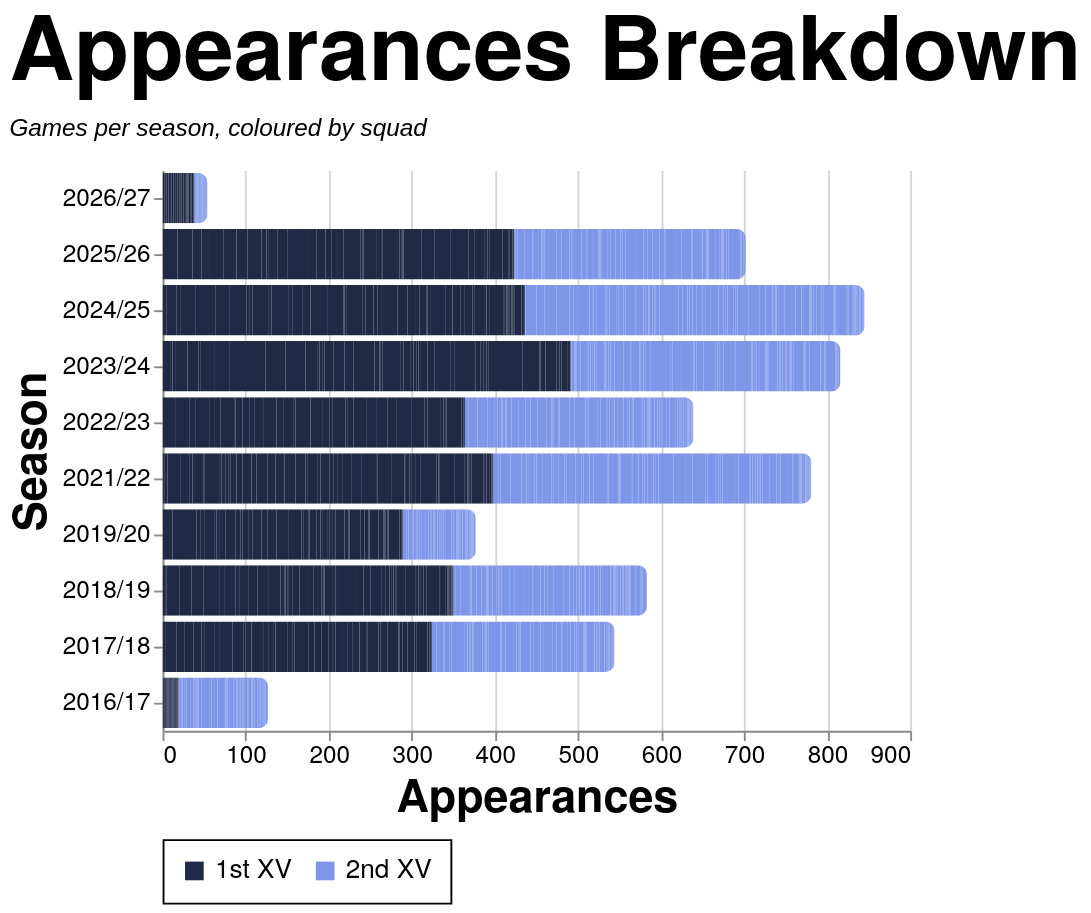

The Vega-Lite source for this figure:
### Vega-Lite specification from a JSON file in a GitHub repository (floating-point values rounded to 4 significant figures; data arrays with more than 128 entries replaced by an {"elided": "..."} marker saying what was removed)
{"config": {"axis": {"labelFont": "PT Sans Narrow, Helvetica Neue, Helvetica, Arial, sans-serif", "titleFont": "PT Sans Narrow, Helvetica Neue, Helvetica, Arial, sans-serif", "labelFontSize": 13, "titleFontSize": 24, "gridColor": "#202947", "gridOpacity": 0.2, "zindex": 1}, "text": {"font": "Lato, sans-serif"}, "bar": {"cornerRadiusEnd": 5}, "header": {"labelFont": "PT Sans Narrow, Helvetica Neue, Helvetica, Arial, sans-serif", "titleFont": "PT Sans Narrow, Helvetica Neue, Helvetica, Arial, sans-serif", "labelFontSize": 24, "titleFontSize": 28, "labelFontWeight": "bold", "orient": "left"}, "legend": {"labelFont": "PT Sans Narrow, Helvetica Neue, Helvetica, Arial, sans-serif", "titleFont": "PT Sans Narrow, Helvetica Neue, Helvetica, Arial, sans-serif", "labelFontSize": 14, "titleFontSize": 16, "titlePadding": 5, "fillColor": "white", "strokeColor": "black", "padding": 10, "titleFontWeight": "lighter", "titleFontStyle": "italic", "titleColor": "gray", "offset": 10}, "title": {"font": "PT Sans Narrow, Helvetica Neue, Helvetica, Arial, sans-serif", "fontSize": 48, "fontWeight": "bold", "anchor": "start", "align": "center", "titlePadding": 20, "subtitlePadding": 10, "subtitleFontSize": 13, "subtitleColor": "", "subtitleFontStyle": "italic", "offset": 15, "color": "black"}, "axisX": {"labelAngle": 0}, "facet": {"title": null, "header": null, "align": {"row": "each", "column": "each"}, "spacing": 10}, "resolve": {"scale": {"y": "independent", "facet": "independent"}}, "background": "transparent", "scale": {"offsetBandPaddingOuter": 0.2, "offsetBandPaddingInner": 0.1}, "view": {"stroke": null, "background": "transparent"}}, "data": {"name": "data-22f78186709bd440b5ebbdcccf1dcb78"}, "mark": {"type": "bar"}, "encoding": {"color": {"field": "color_value", "legend": {"orient": "bottom", "title": null}, "scale": {"domain": ["1st XV", "2nd XV"], "range": ["#202946", "#7d96e8"]}, "sort": {"field": "sum(apps)", "op": "sum", "order": "descending"}, "type": "nominal"}, "tooltip": [{"field": "player", "title": "Player", "type": "nominal"}, {"field": "season", "title": "Season", "type": "nominal"}, {"field": "color_value", "title": "Group", "type": "nominal"}, {"aggregate": "sum", "field": "apps", "title": "Appearances", "type": "quantitative"}], "x": {"aggregate": "sum", "field": "apps", "title": "Appearances", "type": "quantitative"}, "y": {"field": "season", "sort": {"field": "season_sort", "op": "max", "order": "descending"}, "title": "Season", "type": "nominal"}}, "height": {"step": 30}, "title": {"text": "Appearances Breakdown", "subtitle": "Games per season, coloured by squad"}, "width": 400, "$schema": "https://vega.github.io/schema/vega-lite/v5.20.1.json", "datasets": {"data-22f78186709bd440b5ebbdcccf1dcb78": {"elided": "2562 records"}}}
